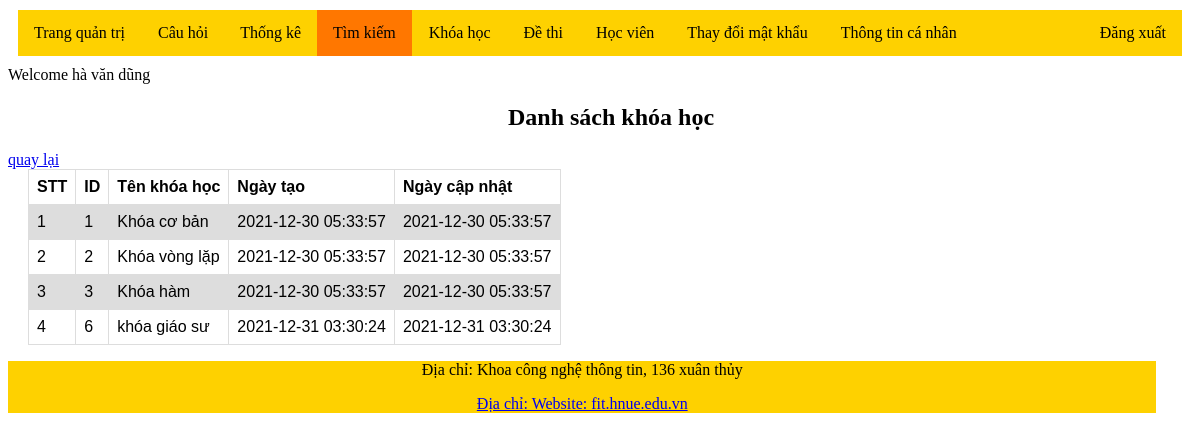
/timkiem_kh.php (signed in), run on the app's committed database.
### tables this page shows
CREATE TABLE `course` (
  `course_id` int(11) NOT NULL,
  `name` varchar(100) DEFAULT NULL,
  `create_day` timestamp NOT NULL DEFAULT current_timestamp(),
  `update_day` timestamp NOT NULL DEFAULT current_timestamp() ON UPDATE current_timestamp()
);

### timkiem_kh.php (the view, shortened to what this page needs)
<?php include 'connect.php';
  session_start();?>
<!DOCTYPE html>
<html lang="en">
<head>
</head>
<body>
    <?php
    require 'header1.php';
    if(isset($_SESSION['user'])){
        echo "Welcome ". $_SESSION['user'];
    }else{
        header('location: Form_DN.php');
    }
    ?>
<table>
    <h2 class='canle'>Danh sách khóa học</h2>
        <tr>
            <th>STT</th>
            <th>ID</th>
            <th>Tên khóa học</th>
            <th>Ngày tạo</th>
            <th>Ngày cập nhật</th>
        </tr>
        <?php
        $stt=1;
    $ten=$_SESSION['daa'];
    $records = mysqli_query($conn, "select * from course WHERE name like '%$ten%'");
    while ($data = mysqli_fetch_array($records)) {
    ?>
        <tr>
            <td><?php echo $stt;$stt++; ?></td>
            <td><?php echo $data[0]; ?></td>
            <td><?php echo $data[1]; ?></td>
            <td><?php echo $data[2]; ?></td>
            <td><?php echo $data[3]; ?></td>
        </tr>
    <?php
    }
    ?>
    <a href="timkiem.php"> quay lại</a>
    </table>
</body>
<?php   require 'footer.php'; ?>
</html>

### timkiem_kh.php (style rules this page uses)
table { font-family: arial, sans-serif; border-collapse: collapse; width: 100%; width: auto; height: auto; margin-left: 20px; }
td, th { border: 1px solid #dddddd; text-align: left; padding: 8px; }
tr:nth-child(even) { background-color: #dddddd; }
.canle { margin-left: 500px; }

### data on the page
course: course_id "1", name "Khóa cơ bản", create_day "2021-12-30 05:33:57", update_day "2021-12-30 05:33:57"
course: course_id "2", name "Khóa vòng lặp", create_day "2021-12-30 05:33:57", update_day "2021-12-30 05:33:57"
course: course_id "3", name "Khóa hàm", create_day "2021-12-30 05:33:57", update_day "2021-12-30 05:33:57"
course: course_id "6", name "khóa giáo sư", create_day "2021-12-31 03:30:24", update_day "2021-12-31 03:30:24"

### other printed values
$_SESSION['user'] "hà văn dũng"
